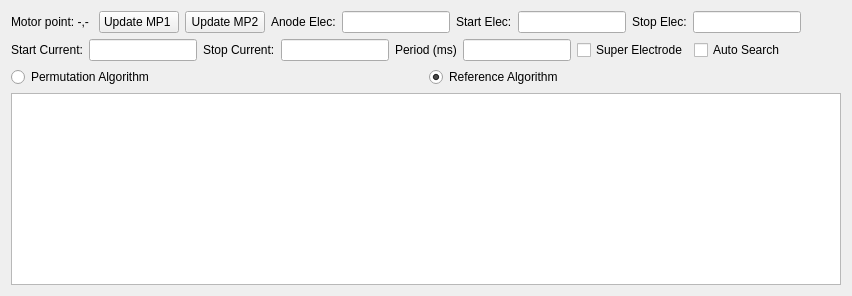
      <widget class="QWidget" name="tab_5">
       <attribute name="title">
        <string>Search</string>
       </attribute>
       <layout class="QVBoxLayout" name="verticalLayout_9">
        <item>
         <layout class="QHBoxLayout" name="horizontalLayout_20">
          <item>
           <widget class="QLabel" name="label_motorpoint">
            <property name="text">
             <string>Motor point: -,- </string>
            </property>
           </widget>
          </item>
          <item>
           <widget class="QPushButton" name="pushButtonUpdateCh1MotorPoint">
            <property name="text">
             <string>Update MP1 </string>
            </property>
           </widget>
          </item>
          <item>
           <widget class="QPushButton" name="pushButtonUpdateCh2MotorPoint">
            <property name="text">
             <string>Update MP2</string>
            </property>
           </widget>
          </item>
          <item>
           <widget class="QLabel" name="label_25">
            <property name="text">
             <string>Anode Elec:</string>
            </property>
           </widget>
          </item>
          <item>
           <widget class="QLineEdit" name="lineEditAnode"/>
          </item>
          <item>
           <widget class="QLabel" name="label_37">
            <property name="text">
             <string>Start Elec:</string>
            </property>
           </widget>
          </item>
          <item>
           <widget class="QLineEdit" name="lineEditStartElectrodes"/>
          </item>
          <item>
           <widget class="QLabel" name="label_22">
            <property name="text">
             <string>Stop Elec:</string>
            </property>
           </widget>
          </item>
          <item>
           <widget class="QLineEdit" name="lineEditStopElectrodes">
            <property name="sizePolicy">
             <sizepolicy hsizetype="Minimum" vsizetype="Fixed">
              <horstretch>0</horstretch>
              <verstretch>0</verstretch>
             </sizepolicy>
            </property>
           </widget>
          </item>
          <item>
           <spacer name="horizontalSpacer_2">
            <property name="orientation">
             <enum>Qt::Horizontal</enum>
            </property>
            <property name="sizeHint" stdset="0">
             <size>
              <width>40</width>
              <height>20</height>
             </size>
            </property>
           </spacer>
          </item>
         </layout>
        </item>
        <item>
         <layout class="QHBoxLayout" name="horizontalLayout_22">
          <item>
           <widget class="QLabel" name="label_35">
            <property name="text">
             <string>Start Current:</string>
            </property>
           </widget>
          </item>
          <item>
           <widget class="QLineEdit" name="lineEditSearchStartCurrent"/>
          </item>
          <item>
           <widget class="QLabel" name="label_36">
            <property name="text">
             <string>Stop Current:</string>
            </property>
           </widget>
          </item>
          <item>
           <widget class="QLineEdit" name="lineEditSearchStopCurrent"/>
          </item>
          <item>
           <widget class="QLabel" name="label_38">
            <property name="text">
             <string>Period (ms)</string>
            </property>
           </widget>
          </item>
          <item>
           <widget class="QLineEdit" name="lineEditPeriod"/>
          </item>
          <item>
           <widget class="QCheckBox" name="checkBoxSuperElectrode">
            <property name="text">
             <string>Super Electrode</string>
            </property>
           </widget>
          </item>
          <item>
           <widget class="QCheckBox" name="checkBoxAuto">
            <property name="text">
             <string>Auto Search</string>
            </property>
           </widget>
          </item>
          <item>
           <spacer name="horizontalSpacer_3">
            <property name="orientation">
             <enum>Qt::Horizontal</enum>
            </property>
            <property name="sizeHint" stdset="0">
             <size>
              <width>40</width>
              <height>20</height>
             </size>
            </property>
           </spacer>
          </item>
         </layout>
        </item>
        <item>
         <layout class="QHBoxLayout" name="horizontalLayout_27">
          <item>
           <widget class="QRadioButton" name="AlgorithmPermutationradioButton">
            <property name="text">
             <string>Permutation Algorithm</string>
            </property>
           </widget>
          </item>
          <item>
           <widget class="QRadioButton" name="AlgorithmRefradioButton">
            <property name="text">
             <string>Reference Algorithm</string>
            </property>
            <property name="checked">
             <bool>true</bool>
            </property>
           </widget>
          </item>
         </layout>
        </item>
        <item>
         <widget class="QPlainTextEdit" name="plainTextEditSearch"/>
        </item>
       </layout>
      </widget>
